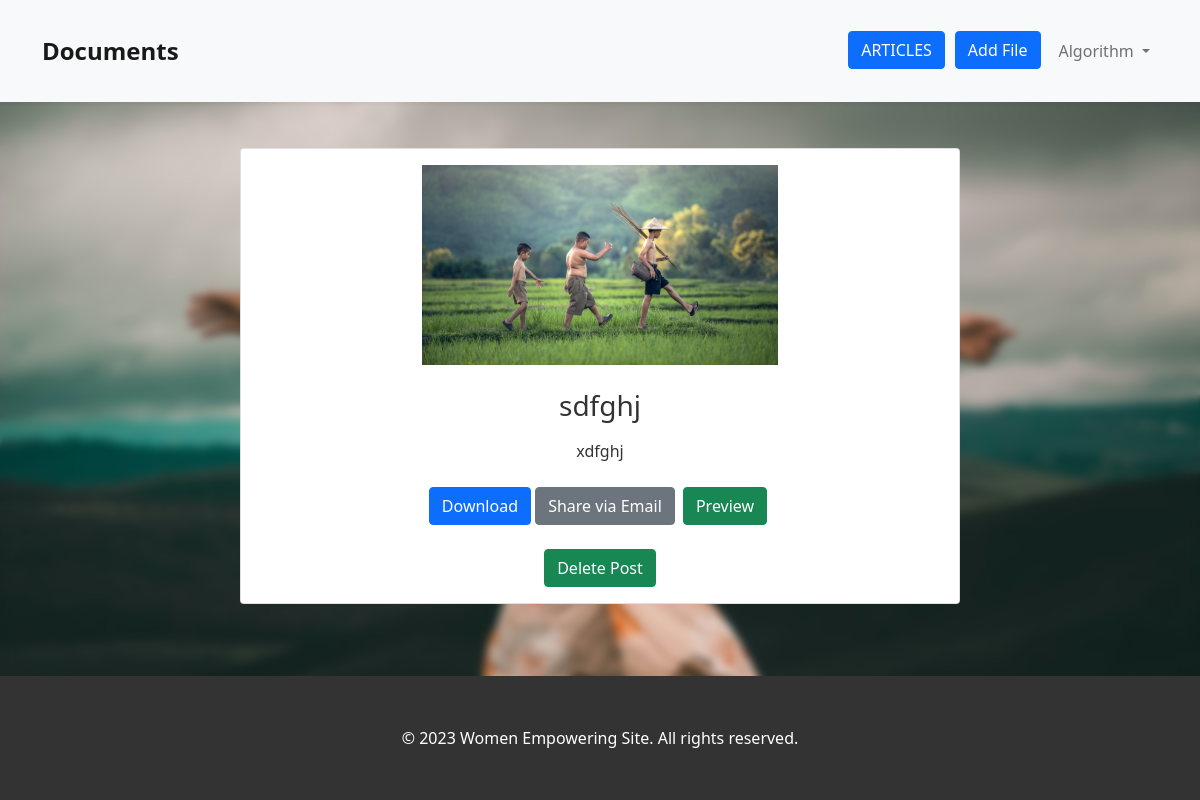
/blog/detail/1/ (signed in), run on the app's committed database.
### accounts/models.py (models this page shows, shortened)
class CustomUser(AbstractUser):
    GENDER_CHOICES =(
        ('M','Male'),
        ('F','Female'),
    )
    age= models.PositiveIntegerField(blank=True, null=True,default=0)
    gender = models.CharField(max_length=1, choices=GENDER_CHOICES)
    email = models.EmailField(unique=True)

### blog/models.py (models this page shows, shortened)
class FilesAdmin(models.Model):
    adminupload= models.FileField(upload_to='media/')
    title = models.CharField(max_length=50)
    description = models.TextField()
    downloadcount = models.IntegerField(default=0,blank=True)
    def get_file_type(self):
        file_extension = os.path.splitext(self.adminupload.name)[1]
        file_type = file_extension.lower().lstrip('.')
        if file_type in ['jpg','png','gif','jpeg']:
            return 'image'
        elif file_type in ['mp4','mkv','webm']:
            return 'video'
        elif file_type == 'pdf':
            return 'pdf'
        elif file_type in ['mp3','wav','aac']:
            return 'audio'
        else:
            return

### blog/views.py (the view)
# urls.py: path('detail/<int:pk>/',detailfile, name= 'detail'),
@login_required
def detailfile(request,pk):
    file= get_object_or_404(FilesAdmin,pk=pk)
    return render(request,'blog/detail.html',{'file':file})

### templates/blog/detail.html (shortened to what this page needs)
{% extends 'base.html' %}
{% load static %}
{% block content %}
  <div class="container">
    <div class="row justify-content-center">
      <div class="col-md-8">
        <div class="card mt-5">
          <div class="card-body text-center">
            <div class="file-icon-container">
              {% if file.get_file_type == 'image' %}
                <img src="{{file.adminupload.url}}" class="file-icon img-fluid" alt="{{file.title}}">
              {% elif file.get_file_type == 'video' %}
              <video src="{{ file.adminupload.url }}" class="file-icon img-fluid" alt="{{file.title}}">
              {% elif file.get_file_type == 'audio' %}
                <img src="{% static 'images/sound_icon.jpg' %}"  alt="{{file.title}}"  >
              {% elif file.get_file_type == 'pdf' %}
                <img src="{% static 'images/pdf_icon.jpg' %}" class="file-icon img-fluid" alt="{{file.title}}">
              {% else %}
                <img src="{% static 'file_icon.jpg' %}" class="file-icon img-fluid" alt="{{file.title}}">
              {% endif %}
            </div>
            <h2 class="card-title mt-4 mb-3" style="font-size: 28px;">{{ file.title }}</h2>
            <p class="card-text">{{ file.description }}</p>
            <div class="file-actions mt-4">
              <a href="{% url 'file_download' file.pk %}" class="btn btn-primary" download>Download</a>
              <button type="button" class="btn btn-secondary" data-toggle="modal" data-target="#shareModal">Share via Email</button>
              <a class="btn btn-success mx-1" href="{{file.adminupload.url }}" target="blank">Preview</a><br><br>
              {% if user.is_staff %}
              <a class="btn btn-success mx-1" href="{% url 'delete_post' pk=file.pk%}">Delete Post</a>
              {% endif %}
            </div>
          </div>
        </div>
      </div>
    </div>
  </div>
{% endblock %}

### templates/base.html (shortened to what this page needs)
{% load static %}
<!DOCTYPE html>
<html>
<head>
    <link rel="stylesheet" href="{% static 'css/style.css' %}">
    <link rel="stylesheet" href="https://cdn.jsdelivr.net/npm/bootstrap@5.1.3/dist/css/bootstrap.min.css">
</head>
<body style="background-image:url('{% static 'images/woman1.jpg' %}'); background-size:cover;  backdrop-filter: blur(4px);">
    <header>
        <nav class="navbar navbar-expand-lg navbar-light bg-light">
            <div class="container">
                {% if 'job/detail' in request.path or 'job/search_results' in request.path or 'job/create_jobs' in request.path or 'job/pending' in request.path %}
                <a class="navbar-brand" href="{% url 'list_job' %}">Job Site</a>
                {% elif 'prof/detail' in request.path or 'prof/create_prof' in request.path %}
                <a class="navbar-brand" href="{% url 'list_profs' %}">Professional Cards</a>
                {% elif 'blog/detail/' in request.path or 'blog/results' in request.path %}
                <a class="navbar-brand" href="{% url 'list' %}">Documents</a>
                {% elif 'article/edit' in request.path or 'article/detail' in request.path %}
                <a class="navbar-brand" href="{% url 'article:list' %}">Articles</a>
                {% else %}
                <a class="navbar-brand" href="{% url 'home' %}">Women Empowering Site</a>
                {% endif %}
                <div class="collapse navbar-collapse" id="navbarNav">
                    <ul class="navbar-nav ms-auto">
                        {% if user.is_authenticated %}
                            {% if 'blog' in request.path or 'article/detail' in request.path and 'blog/detail' in request.path %}
                            <li class="nav-item">
                                <a href="{% url 'article:list' %}" class="btn btn-primary job-btn create-job-btn"> ARTICLES</a>
                            </li>
                            {% endif %}
                            {% if user.is_staff and 'blog' in request.path and 'upload' not in request.path%}
                               <li class="nav-item">
                               <a href="{% url 'upload' %}" class="btn btn-primary job-btn create-job-btn"> Add File</a>
                               </li>
                            {% endif %}
                            <li class="nav-item dropdown">
                                <a class="nav-link dropdown-toggle" href="#" id="navbarDropdown" role="button" data-bs-toggle="dropdown" aria-expanded="false">
                                 {{ user.username }}
                                </a>
                            </li>
                        {% endif %}
                    </ul>
                </div>
            </div>
        </nav>
    </header>
    <main>
        <div class="container">
            <div style="margin-top:-10vh;">
                {% block content %}{% endblock %}
            </div>
        </div>
    </main>
    <footer>
        <div class="container">
            <p>&copy; 2023 Women Empowering Site. All rights reserved.</p>
        </div>
    </footer>
</body>
</html>

### static/css/style.css (style rules this page uses)
body { font-family: Arial, sans-serif; margin: 0; padding: 0; background-color: #f2f2f2; }
.container { max-width: 1200px; margin: 0 auto; padding: 20px; }

### templates/base.html (style rules this page uses)
body { padding-top: 60px; font-family: 'Segoe UI', sans-serif; color: #333; min-height: 100vh; display: flex; flex-direction: column; }
header { background-color: #fff; box-shadow: 0 2px 4px rgba(0, 0, 0, 0.05); position: fixed; top: 0; left: 0; right: 0; z-index: 999; }
.navbar-brand { font-weight: bold; font-size: 1.5rem; }
main { flex-grow: 1; margin-top: 80px; margin-bottom: 8px; }
footer { background-color: #333; color: #fff; padding: 30px 0; text-align: center; }
footer p { margin: 0; }
.nav-item .job-btn { margin-right: 10px; }

### templates/blog/detail.html (style rules this page uses)
.file-icon-container { display: flex; justify-content: center; align-items: center; height: 200px; }
.file-icon { max-width: 400px; max-height: 200px; }
.file-actions { margin-top: 20px; }

### data on the page
CustomUser: username "Algorithm"
FilesAdmin: adminupload (picture), title "sdfghj", description "xdfghj"
